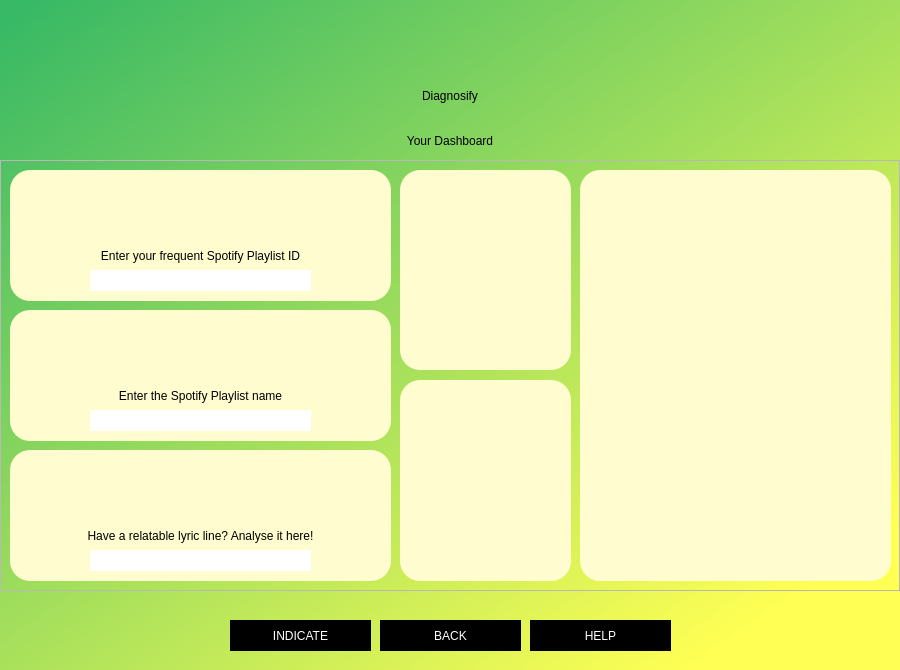
<?xml version="1.0" encoding="UTF-8"?>
<ui version="4.0">
 <class>Dialog</class>
 <widget class="QDialog" name="Dialog">
  <property name="geometry">
   <rect>
    <x>0</x>
    <y>0</y>
    <width>900</width>
    <height>670</height>
   </rect>
  </property>
  <property name="windowTitle">
   <string>Dialog</string>
  </property>
  <widget class="QWidget" name="widget" native="true">
   <property name="geometry">
    <rect>
     <x>-20</x>
     <y>-10</y>
     <width>950</width>
     <height>680</height>
    </rect>
   </property>
   <property name="styleSheet">
    <string notr="true">QWidget#widget{
background-color: qlineargradient(spread:pad, x1:0.023, y1:0.051, x2:0.853, y2:0.892045, stop:0 rgba(56, 185, 101, 255), stop:1 rgba(255, 255, 84, 255));}
</string>
   </property>
   <widget class="QLabel" name="label">
    <property name="geometry">
     <rect>
      <x>320</x>
      <y>60</y>
      <width>300</width>
      <height>91</height>
     </rect>
    </property>
    <property name="styleSheet">
     <string notr="true">color: rgb(0, 0, 0);
font: 75 40pt &quot;Gotham Bold&quot;;</string>
    </property>
    <property name="text">
     <string>Diagnosify</string>
    </property>
    <property name="alignment">
     <set>Qt::AlignCenter</set>
    </property>
   </widget>
   <widget class="QLabel" name="label_2">
    <property name="geometry">
     <rect>
      <x>440</x>
      <y>20</y>
      <width>61</width>
      <height>61</height>
     </rect>
    </property>
    <property name="styleSheet">
     <string notr="true">color: rgb(0, 0, 0);
font: 75 36pt &quot;Gotham Bold&quot;;</string>
    </property>
    <property name="text">
     <string/>
    </property>
    <property name="pixmap">
     <pixmap>new-spotify-logo-png-transparent-10059.png</pixmap>
    </property>
    <property name="scaledContents">
     <bool>true</bool>
    </property>
    <property name="alignment">
     <set>Qt::AlignCenter</set>
    </property>
   </widget>
   <widget class="QLabel" name="notification">
    <property name="geometry">
     <rect>
      <x>320</x>
      <y>140</y>
      <width>300</width>
      <height>21</height>
     </rect>
    </property>
    <property name="styleSheet">
     <string notr="true">color: rgb(0, 0, 0);
font: 75 11pt &quot;Gotham Bold&quot;;</string>
    </property>
    <property name="text">
     <string>Your Dashboard</string>
    </property>
    <property name="alignment">
     <set>Qt::AlignCenter</set>
    </property>
   </widget>
   <widget class="QFrame" name="frame_2">
    <property name="geometry">
     <rect>
      <x>20</x>
      <y>170</y>
      <width>900</width>
      <height>431</height>
     </rect>
    </property>
    <property name="styleSheet">
     <string notr="true"/>
    </property>
    <property name="frameShape">
     <enum>QFrame::StyledPanel</enum>
    </property>
    <property name="frameShadow">
     <enum>QFrame::Raised</enum>
    </property>
    <widget class="QFrame" name="frame">
     <property name="geometry">
      <rect>
       <x>10</x>
       <y>10</y>
       <width>381</width>
       <height>131</height>
      </rect>
     </property>
     <property name="styleSheet">
      <string notr="true">background-color: rgb(255, 253, 208);
border-radius:20px;</string>
     </property>
     <property name="frameShape">
      <enum>QFrame::StyledPanel</enum>
     </property>
     <property name="frameShadow">
      <enum>QFrame::Raised</enum>
     </property>
     <widget class="QLabel" name="label_9">
      <property name="geometry">
       <rect>
        <x>170</x>
        <y>20</y>
        <width>41</width>
        <height>41</height>
       </rect>
      </property>
      <property name="styleSheet">
       <string notr="true">color: rgb(0, 0, 0);
font: 57 12pt &quot;Gotham&quot;;</string>
      </property>
      <property name="text">
       <string/>
      </property>
      <property name="pixmap">
       <pixmap>search-engine.png</pixmap>
      </property>
      <property name="scaledContents">
       <bool>true</bool>
      </property>
      <property name="alignment">
       <set>Qt::AlignCenter</set>
      </property>
      <property name="wordWrap">
       <bool>true</bool>
      </property>
     </widget>
     <widget class="QLabel" name="label_5">
      <property name="geometry">
       <rect>
        <x>20</x>
        <y>70</y>
        <width>341</width>
        <height>31</height>
       </rect>
      </property>
      <property name="styleSheet">
       <string notr="true">color: rgb(0, 0, 0);
font: 25 10pt &quot;Gotham&quot;;</string>
      </property>
      <property name="text">
       <string>Enter your frequent Spotify Playlist ID</string>
      </property>
      <property name="alignment">
       <set>Qt::AlignCenter</set>
      </property>
      <property name="wordWrap">
       <bool>true</bool>
      </property>
     </widget>
     <widget class="QLineEdit" name="playlistidfield">
      <property name="geometry">
       <rect>
        <x>80</x>
        <y>100</y>
        <width>221</width>
        <height>21</height>
       </rect>
      </property>
      <property name="styleSheet">
       <string notr="true">QLineEdit#playlistidfield{
font: 25 10pt &quot;Gotham Bold&quot;;
background-color: rgb(255, 255, 255);
}</string>
      </property>
     </widget>
    </widget>
    <widget class="QFrame" name="frame_3">
     <property name="geometry">
      <rect>
       <x>580</x>
       <y>10</y>
       <width>311</width>
       <height>411</height>
      </rect>
     </property>
     <property name="styleSheet">
      <string notr="true">background-color: rgb(255, 253, 208);
border-radius:20px;</string>
     </property>
     <property name="frameShape">
      <enum>QFrame::StyledPanel</enum>
     </property>
     <property name="frameShadow">
      <enum>QFrame::Raised</enum>
     </property>
     <widget class="QLabel" name="label_13">
      <property name="geometry">
       <rect>
        <x>130</x>
        <y>190</y>
        <width>51</width>
        <height>41</height>
       </rect>
      </property>
      <property name="styleSheet">
       <string notr="true">color: rgb(0, 0, 0);
font: 57 12pt &quot;Gotham&quot;;</string>
      </property>
      <property name="text">
       <string/>
      </property>
      <property name="pixmap">
       <pixmap>sound-waves.png</pixmap>
      </property>
      <property name="scaledContents">
       <bool>true</bool>
      </property>
      <property name="alignment">
       <set>Qt::AlignCenter</set>
      </property>
      <property name="wordWrap">
       <bool>true</bool>
      </property>
     </widget>
    </widget>
    <widget class="QFrame" name="frame_4">
     <property name="geometry">
      <rect>
       <x>10</x>
       <y>290</y>
       <width>381</width>
       <height>131</height>
      </rect>
     </property>
     <property name="styleSheet">
      <string notr="true">background-color: rgb(255, 253, 208);
border-radius:20px;</string>
     </property>
     <property name="frameShape">
      <enum>QFrame::StyledPanel</enum>
     </property>
     <property name="frameShadow">
      <enum>QFrame::Raised</enum>
     </property>
     <widget class="QLabel" name="label_8">
      <property name="geometry">
       <rect>
        <x>170</x>
        <y>20</y>
        <width>41</width>
        <height>41</height>
       </rect>
      </property>
      <property name="styleSheet">
       <string notr="true">color: rgb(0, 0, 0);
font: 57 12pt &quot;Gotham&quot;;</string>
      </property>
      <property name="text">
       <string/>
      </property>
      <property name="pixmap">
       <pixmap>song-lyrics.png</pixmap>
      </property>
      <property name="scaledContents">
       <bool>true</bool>
      </property>
      <property name="alignment">
       <set>Qt::AlignCenter</set>
      </property>
      <property name="wordWrap">
       <bool>true</bool>
      </property>
     </widget>
     <widget class="QLabel" name="label_11">
      <property name="geometry">
       <rect>
        <x>10</x>
        <y>70</y>
        <width>361</width>
        <height>31</height>
       </rect>
      </property>
      <property name="styleSheet">
       <string notr="true">color: rgb(0, 0, 0);
font: 25 10pt &quot;Gotham&quot;;</string>
      </property>
      <property name="text">
       <string>Have a relatable lyric line? Analyse it here!</string>
      </property>
      <property name="alignment">
       <set>Qt::AlignCenter</set>
      </property>
      <property name="wordWrap">
       <bool>true</bool>
      </property>
     </widget>
     <widget class="QLineEdit" name="lyricfield">
      <property name="geometry">
       <rect>
        <x>80</x>
        <y>100</y>
        <width>221</width>
        <height>21</height>
       </rect>
      </property>
      <property name="styleSheet">
       <string notr="true">font: 25 10pt &quot;Gotham Bold&quot;;
background-color: rgb(255, 255, 255);</string>
      </property>
     </widget>
    </widget>
    <widget class="QFrame" name="frame_5">
     <property name="geometry">
      <rect>
       <x>400</x>
       <y>10</y>
       <width>171</width>
       <height>200</height>
      </rect>
     </property>
     <property name="styleSheet">
      <string notr="true">background-color: rgb(255, 253, 208);
border-radius:20px;</string>
     </property>
     <property name="frameShape">
      <enum>QFrame::StyledPanel</enum>
     </property>
     <property name="frameShadow">
      <enum>QFrame::Raised</enum>
     </property>
     <widget class="QLabel" name="label_3">
      <property name="geometry">
       <rect>
        <x>60</x>
        <y>80</y>
        <width>51</width>
        <height>41</height>
       </rect>
      </property>
      <property name="text">
       <string/>
      </property>
      <property name="pixmap">
       <pixmap>theatre.png</pixmap>
      </property>
      <property name="scaledContents">
       <bool>true</bool>
      </property>
     </widget>
    </widget>
    <widget class="QFrame" name="frame_6">
     <property name="geometry">
      <rect>
       <x>10</x>
       <y>150</y>
       <width>381</width>
       <height>131</height>
      </rect>
     </property>
     <property name="styleSheet">
      <string notr="true">background-color: rgb(255, 253, 208);
border-radius:20px;</string>
     </property>
     <property name="frameShape">
      <enum>QFrame::StyledPanel</enum>
     </property>
     <property name="frameShadow">
      <enum>QFrame::Raised</enum>
     </property>
     <widget class="QLabel" name="label_10">
      <property name="geometry">
       <rect>
        <x>170</x>
        <y>20</y>
        <width>41</width>
        <height>41</height>
       </rect>
      </property>
      <property name="styleSheet">
       <string notr="true">color: rgb(0, 0, 0);
font: 57 12pt &quot;Gotham&quot;;</string>
      </property>
      <property name="text">
       <string/>
      </property>
      <property name="pixmap">
       <pixmap>music-album.png</pixmap>
      </property>
      <property name="scaledContents">
       <bool>true</bool>
      </property>
      <property name="alignment">
       <set>Qt::AlignCenter</set>
      </property>
      <property name="wordWrap">
       <bool>true</bool>
      </property>
     </widget>
     <widget class="QLabel" name="label_6">
      <property name="geometry">
       <rect>
        <x>20</x>
        <y>70</y>
        <width>341</width>
        <height>31</height>
       </rect>
      </property>
      <property name="styleSheet">
       <string notr="true">color: rgb(0, 0, 0);
font: 25 10pt &quot;Gotham&quot;;</string>
      </property>
      <property name="text">
       <string>Enter the Spotify Playlist name</string>
      </property>
      <property name="alignment">
       <set>Qt::AlignCenter</set>
      </property>
      <property name="wordWrap">
       <bool>true</bool>
      </property>
     </widget>
     <widget class="QLineEdit" name="playlistnamefield">
      <property name="geometry">
       <rect>
        <x>80</x>
        <y>100</y>
        <width>221</width>
        <height>21</height>
       </rect>
      </property>
      <property name="styleSheet">
       <string notr="true">font: 25 10pt &quot;Gotham Bold&quot;;
background-color: rgb(255, 255, 255);</string>
      </property>
     </widget>
    </widget>
    <widget class="QFrame" name="frame_7">
     <property name="geometry">
      <rect>
       <x>400</x>
       <y>220</y>
       <width>171</width>
       <height>201</height>
      </rect>
     </property>
     <property name="styleSheet">
      <string notr="true">background-color: rgb(255, 253, 208);
border-radius:20px;</string>
     </property>
     <property name="frameShape">
      <enum>QFrame::StyledPanel</enum>
     </property>
     <property name="frameShadow">
      <enum>QFrame::Raised</enum>
     </property>
     <widget class="QLabel" name="label_12">
      <property name="geometry">
       <rect>
        <x>65</x>
        <y>80</y>
        <width>41</width>
        <height>41</height>
       </rect>
      </property>
      <property name="styleSheet">
       <string notr="true">color: rgb(0, 0, 0);
font: 57 12pt &quot;Gotham&quot;;</string>
      </property>
      <property name="text">
       <string/>
      </property>
      <property name="pixmap">
       <pixmap>doubts-button.png</pixmap>
      </property>
      <property name="scaledContents">
       <bool>true</bool>
      </property>
      <property name="alignment">
       <set>Qt::AlignCenter</set>
      </property>
      <property name="wordWrap">
       <bool>true</bool>
      </property>
     </widget>
    </widget>
   </widget>
   <widget class="QPushButton" name="indicate">
    <property name="geometry">
     <rect>
      <x>250</x>
      <y>630</y>
      <width>141</width>
      <height>31</height>
     </rect>
    </property>
    <property name="styleSheet">
     <string notr="true">QPushButton#indicate{
border-radius:70px;
background-color: rgb(0, 0, 0);
font: 75 12pt &quot;Gotham Bold&quot;;
color: rgb(255, 255, 255);}

QPushButton#indicate:hover{
	background-color: rgb(255, 255, 255);
	color: rgb(0, 0, 0);
}</string>
    </property>
    <property name="text">
     <string>INDICATE</string>
    </property>
   </widget>
   <widget class="QPushButton" name="help">
    <property name="geometry">
     <rect>
      <x>550</x>
      <y>630</y>
      <width>141</width>
      <height>31</height>
     </rect>
    </property>
    <property name="styleSheet">
     <string notr="true">QPushButton#help{
border-radius:70px;
background-color: rgb(0, 0, 0);
font: 75 12pt &quot;Gotham Bold&quot;;
color: rgb(255, 255, 255); }

QPushButton#help:hover{
	background-color: rgb(255, 255, 255);
	color: rgb(0, 0, 0);
}</string>
    </property>
    <property name="text">
     <string>HELP</string>
    </property>
   </widget>
   <widget class="QPushButton" name="back">
    <property name="geometry">
     <rect>
      <x>400</x>
      <y>630</y>
      <width>141</width>
      <height>31</height>
     </rect>
    </property>
    <property name="styleSheet">
     <string notr="true">QPushButton#back{
border-radius:70px;
background-color: rgb(0, 0, 0);
font: 75 12pt &quot;Gotham Bold&quot;;
color: rgb(255, 255, 255); }

QPushButton#back:hover{
	background-color: rgb(255, 255, 255);
	color: rgb(0, 0, 0);
}</string>
    </property>
    <property name="text">
     <string>BACK</string>
    </property>
   </widget>
  </widget>
 </widget>
 <resources/>
 <connections/>
</ui>
